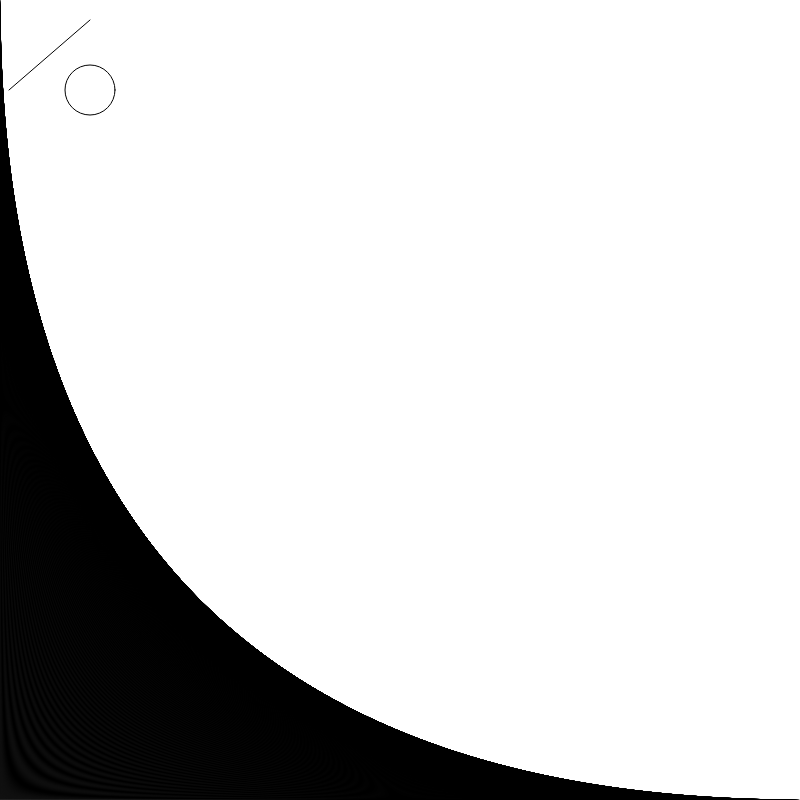
Frame 1 (no input)
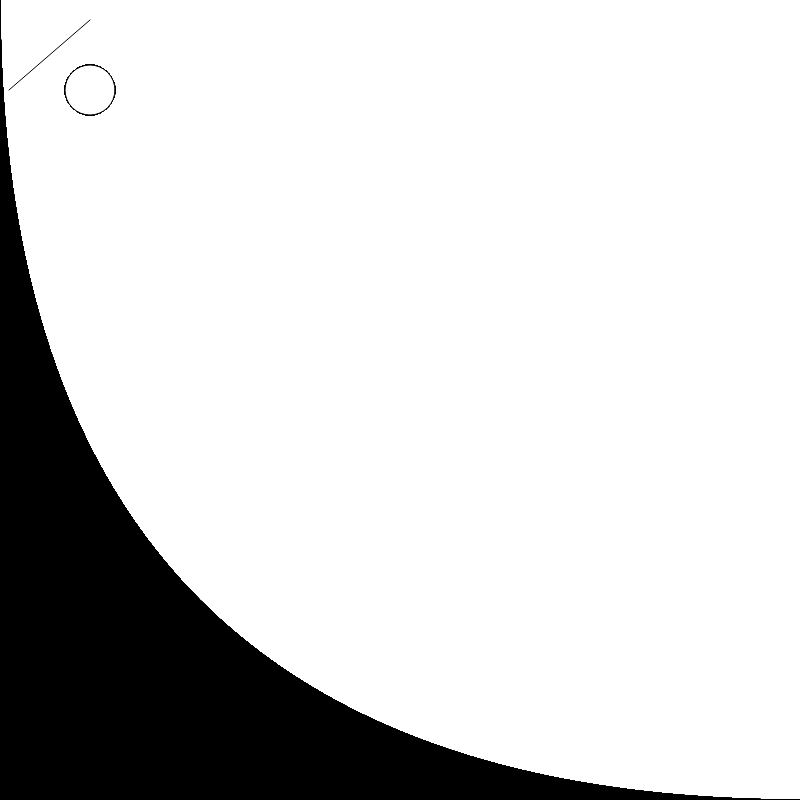
Frame 60 (no input)
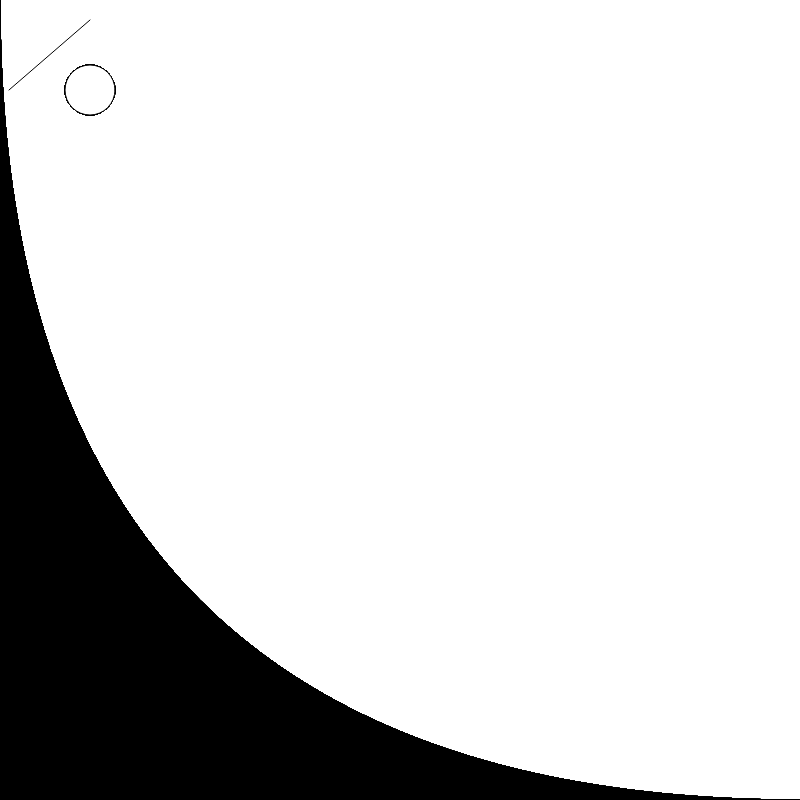
Frame 120 (the mouse pressed at the canvas centre since frame 60)

The p5.js sketch that drew these frames (run headless with seeded random() and noise() and a simulated clock; from frame 60 on, the mouse is pressed at the canvas centre):

// p5.js sketch
// ── sketch.js
  function setup(){
createCanvas(800,800)
line(90,20,9,90)
  }

  function draw(){
for(i=0;i<width;i++){
 line(0,i,i,width) 
}

ellipse(90,90,50,50)
  }
